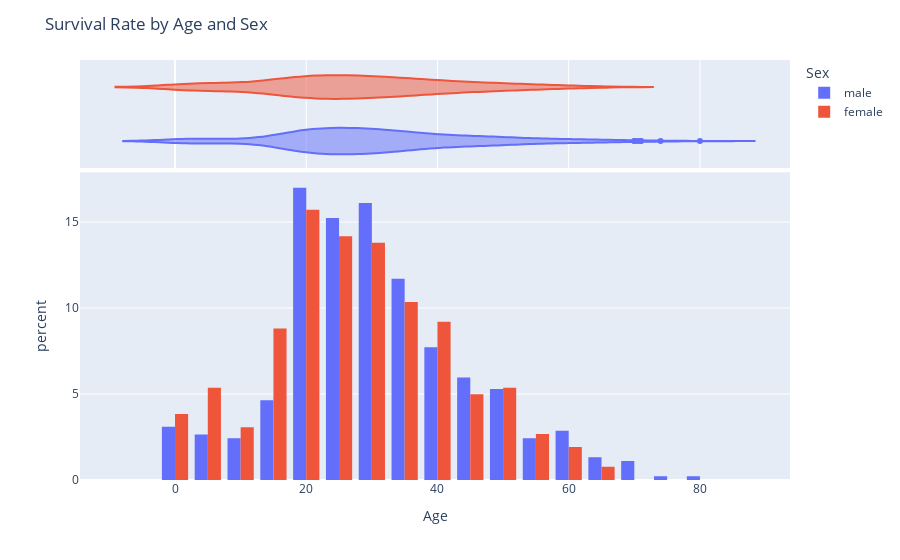
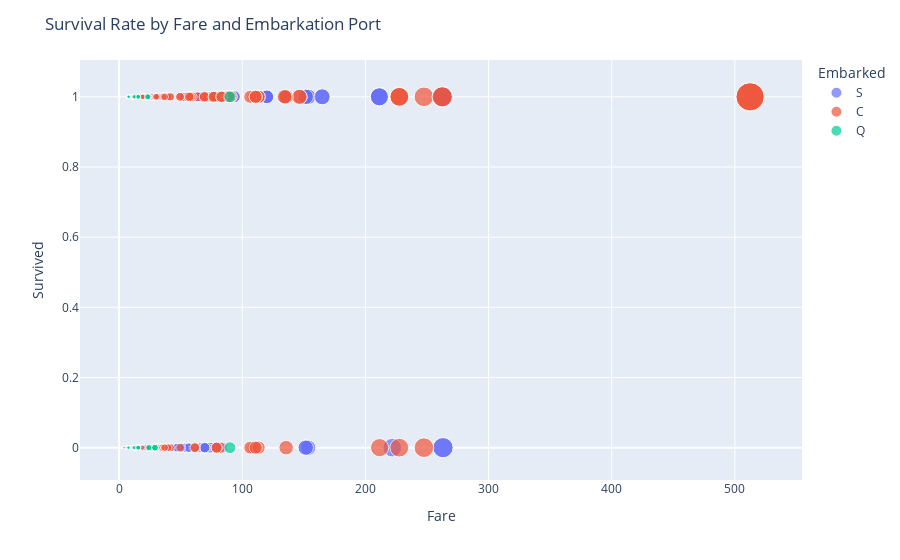
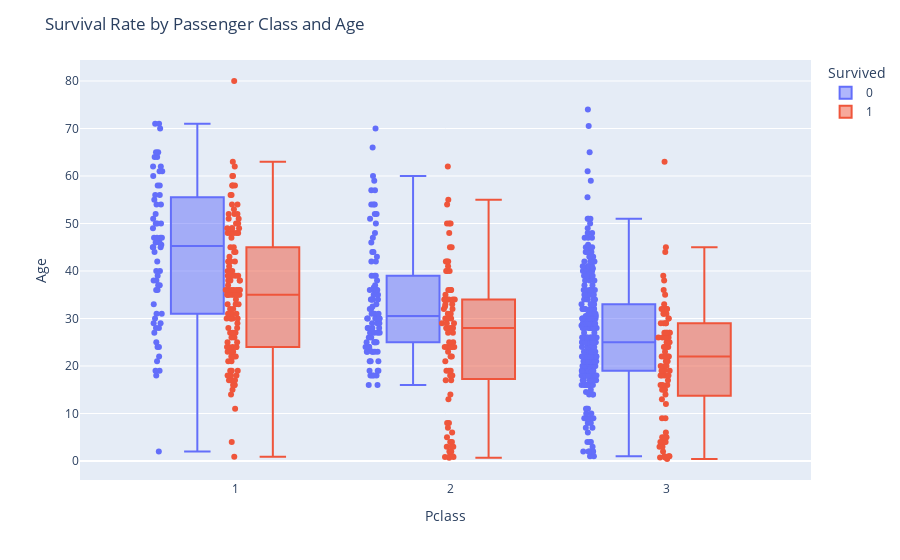
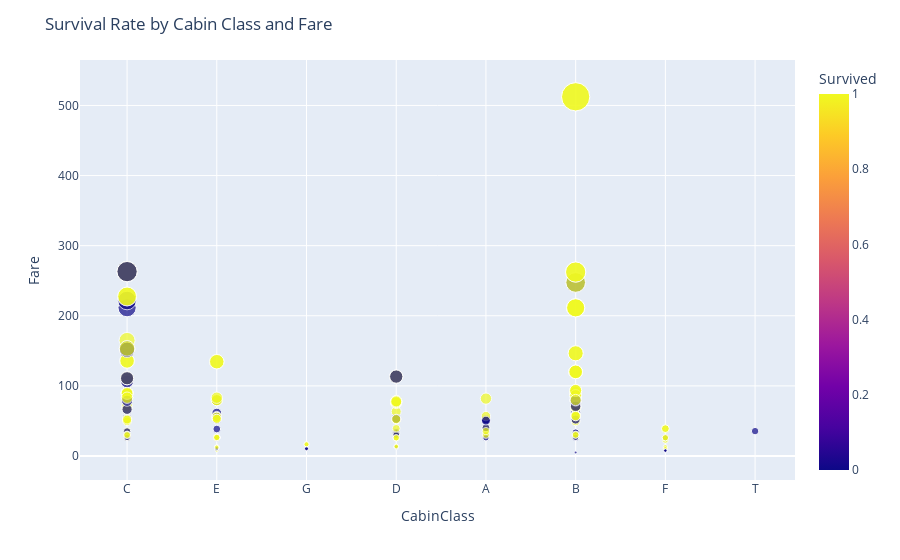

Notebook cell for these charts, in order:
### Code cell
# Visualize survival rate by age and sex
fig1 = px.histogram(train_df, x='Age', color='Sex', barmode='group', nbins=20,
                    histnorm='percent', marginal='violin', hover_data=['Survived'])
fig1.update_layout(title='Survival Rate by Age and Sex')

# Visualize survival rate by fare and embarkation port
fig2 = px.scatter(train_df, x='Fare', y='Survived', color='Embarked', size='Fare',
                  hover_data=['PassengerId', 'Pclass', 'Sex'])
fig2.update_layout(title='Survival Rate by Fare and Embarkation Port')

# Visualize survival rate by passenger class and age
fig3 = px.box(train_df, x='Pclass', y='Age', color='Survived', points='all',
              hover_data=['PassengerId', 'Sex'])
fig3.update_layout(title='Survival Rate by Passenger Class and Age')

# Visualize survival rate by cabin class and fare
train_df['CabinClass'] = train_df['Cabin'].str.extract('([A-Za-z])')
fig4 = px.scatter(train_df, x='CabinClass', y='Fare', color='Survived', size='Fare',
                  hover_data=['PassengerId', 'Pclass', 'Sex'])
fig4.update_layout(title='Survival Rate by Cabin Class and Fare')

# Show plots
fig1.show()
fig2.show()
fig3.show()
fig4.show()

### Figure 1 — Plotly figure (JSON) as saved in the notebook; plotly's stock layout.template omitted (floating-point values rounded to 4 significant figures; data arrays with more than 128 entries replaced by an {"elided": "..."} marker saying what was removed)
{"data": [{"alignmentgroup": "True", "bingroup": "x", "histnorm": "percent", "hovertemplate": "Sex=male<br>Age=%{x}<br>percent=%{y}<extra></extra>", "legendgroup": "male", "marker": {"color": "#636efa", "pattern": {"shape": ""}}, "name": "male", "nbinsx": 20, "offsetgroup": "male", "orientation": "v", "showlegend": true, "type": "histogram", "x": {"elided": "577 float values"}, "xaxis": "x", "yaxis": "y"}, {"alignmentgroup": "True", "customdata": {"elided": "577x1 int values"}, "hovertemplate": "Sex=male<br>Age=%{x}<br>Survived=%{customdata[0]}<extra></extra>", "legendgroup": "male", "marker": {"color": "#636efa"}, "name": "male", "offsetgroup": "male", "scalegroup": "x", "showlegend": false, "type": "violin", "x": {"elided": "577 float values"}, "xaxis": "x2", "yaxis": "y2"}, {"alignmentgroup": "True", "bingroup": "x", "histnorm": "percent", "hovertemplate": "Sex=female<br>Age=%{x}<br>percent=%{y}<extra></extra>", "legendgroup": "female", "marker": {"color": "#EF553B", "pattern": {"shape": ""}}, "name": "female", "nbinsx": 20, "offsetgroup": "female", "orientation": "v", "showlegend": true, "type": "histogram", "x": {"elided": "314 float values"}, "xaxis": "x", "yaxis": "y"}, {"alignmentgroup": "True", "customdata": {"elided": "314x1 int values"}, "hovertemplate": "Sex=female<br>Age=%{x}<br>Survived=%{customdata[0]}<extra></extra>", "legendgroup": "female", "marker": {"color": "#EF553B"}, "name": "female", "offsetgroup": "female", "scalegroup": "x", "showlegend": false, "type": "violin", "x": {"elided": "314 float values"}, "xaxis": "x2", "yaxis": "y2"}], "layout": {"barmode": "group", "legend": {"title": {"text": "Sex"}, "tracegroupgap": 0}, "margin": {"t": 60}, "title": {"text": "Survival Rate by Age and Sex"}, "xaxis": {"anchor": "y", "domain": [0, 1], "title": {"text": "Age"}}, "xaxis2": {"anchor": "y2", "domain": [0, 1], "matches": "x", "showgrid": true, "showticklabels": false}, "yaxis": {"anchor": "x", "domain": [0, 0.7326], "title": {"text": "percent"}}, "yaxis2": {"anchor": "x2", "domain": [0.7426, 1], "matches": "y2", "showgrid": false, "showline": false, "showticklabels": false, "ticks": ""}}}

### Figure 2 — Plotly figure (JSON) as saved in the notebook; plotly's stock layout.template omitted (floating-point values rounded to 4 significant figures; data arrays with more than 128 entries replaced by an {"elided": "..."} marker saying what was removed)
{"data": [{"customdata": {"elided": "644x3 mixed values"}, "hovertemplate": "Embarked=S<br>Fare=%{marker.size}<br>Survived=%{y}<br>PassengerId=%{customdata[0]}<br>Pclass=%{customdata[1]}<br>Sex=%{customdata[2]}<extra></extra>", "legendgroup": "S", "marker": {"color": "#636efa", "size": {"elided": "644 float values"}, "sizemode": "area", "sizeref": 1.281, "symbol": "circle"}, "mode": "markers", "name": "S", "orientation": "v", "showlegend": true, "type": "scatter", "x": {"elided": "644 float values"}, "xaxis": "x", "y": {"elided": "644 int values"}, "yaxis": "y"}, {"customdata": {"elided": "168x3 mixed values"}, "hovertemplate": "Embarked=C<br>Fare=%{marker.size}<br>Survived=%{y}<br>PassengerId=%{customdata[0]}<br>Pclass=%{customdata[1]}<br>Sex=%{customdata[2]}<extra></extra>", "legendgroup": "C", "marker": {"color": "#EF553B", "size": {"elided": "168 float values"}, "sizemode": "area", "sizeref": 1.281, "symbol": "circle"}, "mode": "markers", "name": "C", "orientation": "v", "showlegend": true, "type": "scatter", "x": {"elided": "168 float values"}, "xaxis": "x", "y": {"elided": "168 int values"}, "yaxis": "y"}, {"customdata": {"elided": "77x3 mixed values"}, "hovertemplate": "Embarked=Q<br>Fare=%{marker.size}<br>Survived=%{y}<br>PassengerId=%{customdata[0]}<br>Pclass=%{customdata[1]}<br>Sex=%{customdata[2]}<extra></extra>", "legendgroup": "Q", "marker": {"color": "#00cc96", "size": [8.458, 29.12, 8.029, 7.879, 7.75, 7.879, 15.5, 7.75, 7.787, 24.15, 7.75, 7.75, 6.75, 7.733, 29.12, 15.5, 15.5, 7.75, 7.75, 7.75, 7.75, 15.5, 90, 7.75, 7.75, 7.75, 29.12, 7.75, 7.75, 7.75, 23.25, 12.35, 12.35, 23.25, 7.879, 7.879, 15.5, 7.75, 7.729, 6.858, 90, 7.733, 7.75, 7.75, 7.725, 7.75, 7.629, 7.75, 24.15, 7.75, 7.829, 7.75, 7.75, 7.75, 15.5, 7.75, 12.35, 7.733, 7.829, 6.75, 15.5, 8.137, 7.733, 7.742, 15.5, 7.737, 7.75, 7.75, 24.15, 7.75, 7.737, 29.12, 7.75, 6.95, 7.75, 29.12, 7.75], "sizemode": "area", "sizeref": 1.281, "symbol": "circle"}, "mode": "markers", "name": "Q", "orientation": "v", "showlegend": true, "type": "scatter", "x": [8.458, 29.12, 8.029, 7.879, 7.75, 7.879, 15.5, 7.75, 7.787, 24.15, 7.75, 7.75, 6.75, 7.733, 29.12, 15.5, 15.5, 7.75, 7.75, 7.75, 7.75, 15.5, 90, 7.75, 7.75, 7.75, 29.12, 7.75, 7.75, 7.75, 23.25, 12.35, 12.35, 23.25, 7.879, 7.879, 15.5, 7.75, 7.729, 6.858, 90, 7.733, 7.75, 7.75, 7.725, 7.75, 7.629, 7.75, 24.15, 7.75, 7.829, 7.75, 7.75, 7.75, 15.5, 7.75, 12.35, 7.733, 7.829, 6.75, 15.5, 8.137, 7.733, 7.742, 15.5, 7.737, 7.75, 7.75, 24.15, 7.75, 7.737, 29.12, 7.75, 6.95, 7.75, 29.12, 7.75], "xaxis": "x", "y": [0, 0, 1, 1, 1, 1, 0, 1, 1, 1, 0, 0, 0, 1, 0, 1, 0, 0, 1, 1, 0, 1, 0, 0, 0, 1, 0, 0, 1, 1, 1, 1, 1, 1, 1, 1, 0, 1, 0, 0, 1, 0, 0, 0, 0, 0, 0, 1, 0, 0, 0, 0, 1, 0, 1, 0, 0, 0, 1, 0, 0, 0, 1, 0, 0, 1, 0, 0, 0, 0, 0, 0, 0, 0, 1, 0, 0], "yaxis": "y"}], "layout": {"legend": {"itemsizing": "constant", "title": {"text": "Embarked"}, "tracegroupgap": 0}, "margin": {"t": 60}, "title": {"text": "Survival Rate by Fare and Embarkation Port"}, "xaxis": {"anchor": "y", "domain": [0, 1], "title": {"text": "Fare"}}, "yaxis": {"anchor": "x", "domain": [0, 1], "title": {"text": "Survived"}}}}

### Figure 3 — Plotly figure (JSON) as saved in the notebook; plotly's stock layout.template omitted (floating-point values rounded to 4 significant figures; data arrays with more than 128 entries replaced by an {"elided": "..."} marker saying what was removed)
{"data": [{"alignmentgroup": "True", "boxpoints": "all", "customdata": {"elided": "549x2 mixed values"}, "hovertemplate": "Survived=0<br>Pclass=%{x}<br>Age=%{y}<br>PassengerId=%{customdata[0]}<br>Sex=%{customdata[1]}<extra></extra>", "legendgroup": "0", "marker": {"color": "#636efa"}, "name": "0", "notched": false, "offsetgroup": "0", "orientation": "v", "showlegend": true, "type": "box", "x": {"elided": "549 int values"}, "x0": " ", "xaxis": "x", "y": {"elided": "549 float values"}, "y0": " ", "yaxis": "y"}, {"alignmentgroup": "True", "boxpoints": "all", "customdata": {"elided": "342x2 mixed values"}, "hovertemplate": "Survived=1<br>Pclass=%{x}<br>Age=%{y}<br>PassengerId=%{customdata[0]}<br>Sex=%{customdata[1]}<extra></extra>", "legendgroup": "1", "marker": {"color": "#EF553B"}, "name": "1", "notched": false, "offsetgroup": "1", "orientation": "v", "showlegend": true, "type": "box", "x": {"elided": "342 int values"}, "x0": " ", "xaxis": "x", "y": {"elided": "342 float values"}, "y0": " ", "yaxis": "y"}], "layout": {"boxmode": "group", "legend": {"title": {"text": "Survived"}, "tracegroupgap": 0}, "margin": {"t": 60}, "title": {"text": "Survival Rate by Passenger Class and Age"}, "xaxis": {"anchor": "y", "domain": [0, 1], "title": {"text": "Pclass"}}, "yaxis": {"anchor": "x", "domain": [0, 1], "title": {"text": "Age"}}}}

### Figure 4 — Plotly figure (JSON) as saved in the notebook; plotly's stock layout.template omitted (floating-point values rounded to 4 significant figures; data arrays with more than 128 entries replaced by an {"elided": "..."} marker saying what was removed)
{"data": [{"customdata": {"elided": "891x3 mixed values"}, "hovertemplate": "CabinClass=%{x}<br>Fare=%{marker.size}<br>PassengerId=%{customdata[0]}<br>Pclass=%{customdata[1]}<br>Sex=%{customdata[2]}<br>Survived=%{marker.color}<extra></extra>", "legendgroup": "", "marker": {"color": {"elided": "891 int values"}, "coloraxis": "coloraxis", "size": {"elided": "891 float values"}, "sizemode": "area", "sizeref": 1.281, "symbol": "circle"}, "mode": "markers", "name": "", "orientation": "v", "showlegend": false, "type": "scatter", "x": {"elided": "891 str values"}, "xaxis": "x", "y": {"elided": "891 float values"}, "yaxis": "y"}], "layout": {"coloraxis": {"colorbar": {"title": {"text": "Survived"}}, "colorscale": [[0, "#0d0887"], [0.1111, "#46039f"], [0.2222, "#7201a8"], [0.3333, "#9c179e"], [0.4444, "#bd3786"], [0.5556, "#d8576b"], [0.6667, "#ed7953"], [0.7778, "#fb9f3a"], [0.8889, "#fdca26"], [1, "#f0f921"]]}, "legend": {"itemsizing": "constant", "tracegroupgap": 0}, "margin": {"t": 60}, "title": {"text": "Survival Rate by Cabin Class and Fare"}, "xaxis": {"anchor": "y", "domain": [0, 1], "title": {"text": "CabinClass"}}, "yaxis": {"anchor": "x", "domain": [0, 1], "title": {"text": "Fare"}}}}
